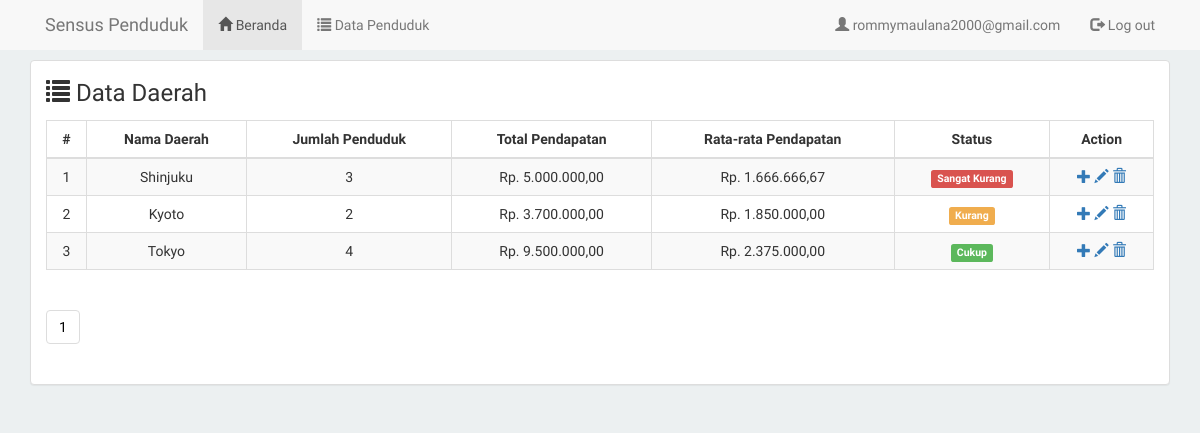
The app's page /dashboard (signed in) with its own data.
### tables this page shows
CREATE TABLE `regions` (
  `id` int(11) NOT NULL,
  `name` varchar(50) NOT NULL,
  `created_at` date NOT NULL,
  `created_by` int(11) NOT NULL
);

### dashboard/data_daerah.php (the view, shortened to what this page needs)
<font size="5"><span class="glyphicon glyphicon-list"></span> Data Daerah</font>
<div class="table-responsive top-10">
	<table class="table table-striped table-bordered">
		<thead>
			<tr>
				<th class="text-center">#</th>
				<th class="text-center">Nama Daerah</th>
				<th class="text-center">Jumlah Penduduk</th>
				<th class="text-center">Total Pendapatan</th>
				<th class="text-center">Rata-rata Pendapatan</th>
				<th class="text-center">Status</th>
				<th class="text-center">Action</th>
			</tr>
		</thead>
		<tbody>
		<?php
        	$halaman = 5;
        	$page = isset($_GET["p"]) ? (int)$_GET["p"] : 1;
        	$mulai = ($page>1) ? ($page * $halaman) - $halaman : 0;
			$querys_daerah = mysqli_query($conn,"SELECT * FROM regions");
			$total = mysqli_num_rows($querys_daerah);
			$pages = ceil($total/$halaman);
			$query_daerah = mysqli_query($conn,"SELECT * FROM regions LIMIT $mulai, $halaman");
			if(mysqli_num_rows($query_daerah) == 0) {
		?>	<tr>
				<td>No records here!</td>
			</tr>
		<?php
			} else {
				$no = 1;
				while($data_daerah = mysqli_fetch_array($query_daerah)) {
					$cari_id = intval($data_daerah["id"]);
					$query_penduduk = mysqli_query($conn,"SELECT * FROM person WHERE region_id = '$cari_id'");
					$hitung_penduduk = mysqli_num_rows($query_penduduk);
					if($hitung_penduduk < 2) {
						$cek_total = mysqli_query($conn,"SELECT SUM(income) AS total FROM person WHERE region_id = '$cari_id'");
						$data_pendapatan = mysqli_fetch_array($cek_total);
						$pendapatan_penduduk = $data_pendapatan["total"];
						$rata_rata = $pendapatan_penduduk;
					} else {
						$cek_total = mysqli_query($conn,"SELECT SUM(income) AS total FROM person WHERE region_id = '$cari_id'");
						$data_pendapatan = mysqli_fetch_array($cek_total);
						$pendapatan_penduduk = $data_pendapatan["total"];
						$rata_rata = $pendapatan_penduduk/$hitung_penduduk;
					}
		?>
			<tr>
				<td class="text-center"><?php echo $no++; ?></td>
				<td class="text-center"><?php echo $data_daerah["name"]; ?></td>
				<td class="text-center"><?php echo $hitung_penduduk; ?></td>
				<td class="text-center"><?php echo "Rp. ".number_format($pendapatan_penduduk,2,',','.'); ?></td>
				<td class="text-center"><?php echo "Rp. ".number_format($rata_rata,2,',','.'); ?></td>
				<td class="text-center">
				<?php if($rata_rata < 1700000) { ?>
					<span class="label label-danger">Sangat Kurang</span>
				<?php } elseif($rata_rata > 2200000) { ?>
					<span class="label label-success">Cukup</span>
				<?php } elseif($rata_rata > 1700000 OR $rata_rata < 2200000) { ?>
					<span class="label label-warning">Kurang</span>
				<?php } ?>
				</td>
				<td class="text-center">
					<a href="?action=add"><span class="glyphicon glyphicon-plus"></span></a>
					<a href="?action=edit&id=<?php echo $cari_id; ?>"><span class="glyphicon glyphicon-pencil"></span></a>
					<a href="?action=delete&id=<?php echo $cari_id; ?>"><span class="glyphicon glyphicon-trash"></span></a>
				</td>
			</tr>
		<?php
			}
		}
		?>
		</tbody>
	</table>
</div>
	        <?php
        	echo "<ul class='pagination'>";
        		for($i=1; $i<=$pages;$i++) {
        			echo "<li><a style='text-style:none; color: black' href='?p=$i'>$i</a></li>";
        		}
        	echo "</ul>";
        ?>

### dashboard/index.php (shortened to what this page needs)
<?php
require "../config/db.php";
if(isset($_SESSION["email"])) {
	$email = $_SESSION["email"];
?>
<!DOCTYPE html>
<html>
<head>
	<link rel="stylesheet" href="../assets/css/bootstrap.min.css">
	<link rel="stylesheet" href="../assets/css/main.css">
</head>
<body>
	<nav class="nav navbar-default">
		<div class="container">
			<div class="nav navbar-header">
				<a class="nav navbar-brand" href="index.php">Sensus Penduduk</a>
			</div>
			<div class="collapse navbar-collapse" id="bs-example-navbar-collapse-1">
			<ul class="nav navbar-nav">
				<li class="active"><a href="index.php"><span class="glyphicon glyphicon-home"></span> Beranda</a></li>
				<li><a href="?menu=data_penduduk"><span class="glyphicon glyphicon-list"></span> Data Penduduk</a></li>
			</ul>
			<ul class="nav navbar-nav navbar-right">
				<li><a href="#"><span class="glyphicon glyphicon-user"></span> <?php echo $email; ?></a></li>
				<li><a href="logout.php"><span class="glyphicon glyphicon-log-out"></span> Log out</a></li>
			</ul>
			</div>
		</div>
	</nav>
	<div class="container">
		<div class="row">
			<div class="col-md-12">
			<div class="panel panel-default top-10">
			<div class="panel-body">
			<?php
				if($_GET["menu"] == "data_penduduk") {
					require "data_penduduk.php";
				} else {
					require "data_daerah.php";
				}
			?>
			</div>
			</div>
			</div>
		</div>
	</div>
</body>
</html>
<?php
} else {
	header("location:../?msg=error_2");
}
?>

### assets/css/main.css (style rules this page uses)
.top-10 { margin-top: 10px; }
body { background-color: #ecf0f1; font-family: Inconsolata; }

### records on screen
regions: name "Shinjuku", hitung_penduduk "3", pendapatan_penduduk "5.000.000,00", rata_rata "1.666.666,67", shows "Sangat Kurang"
regions: name "Kyoto", hitung_penduduk "2", pendapatan_penduduk "3.700.000,00", rata_rata "1.850.000,00", shows "Kurang"
regions: name "Tokyo", hitung_penduduk "4", pendapatan_penduduk "9.500.000,00", rata_rata "2.375.000,00", shows "Cukup"

### other values on screen
$email "rommymaulana2000@gmail.com"
